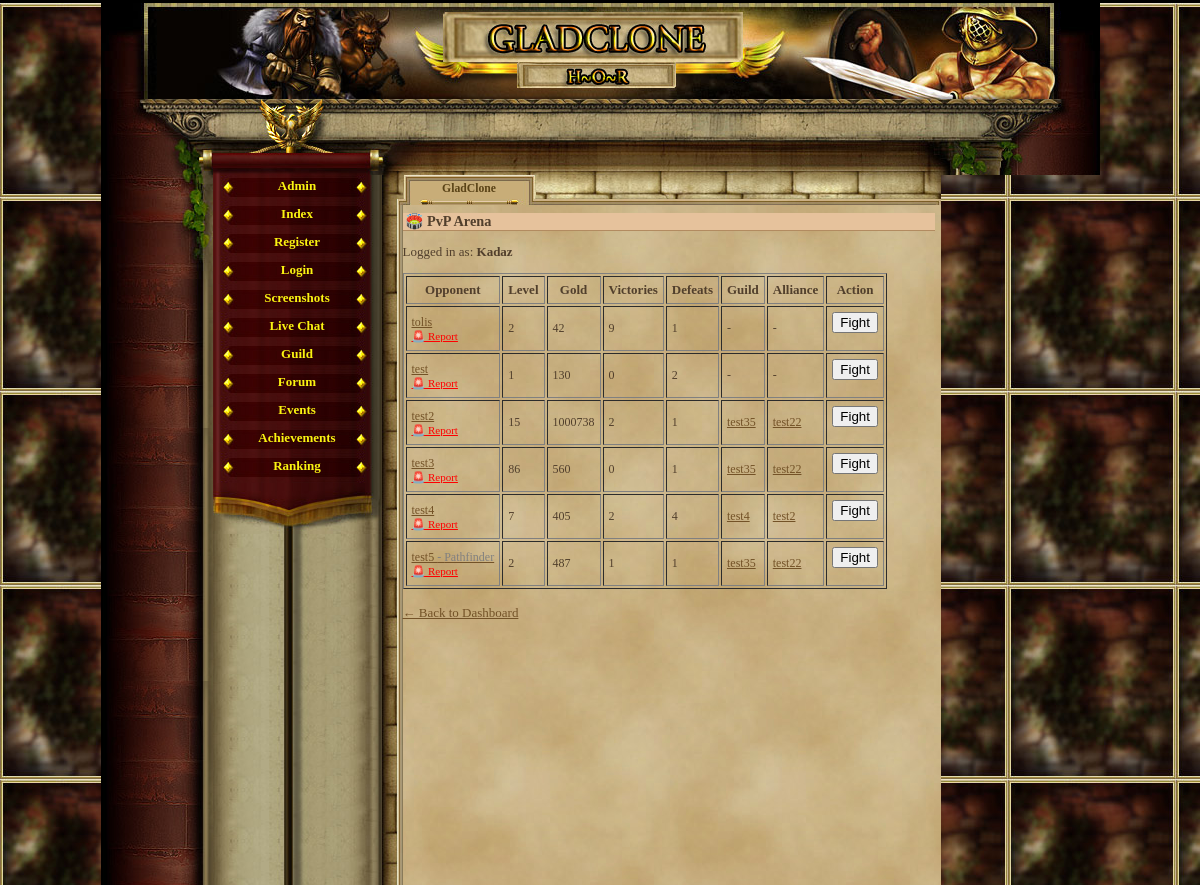
Page /pvp_arena.php (signed in) on the earlier database version.
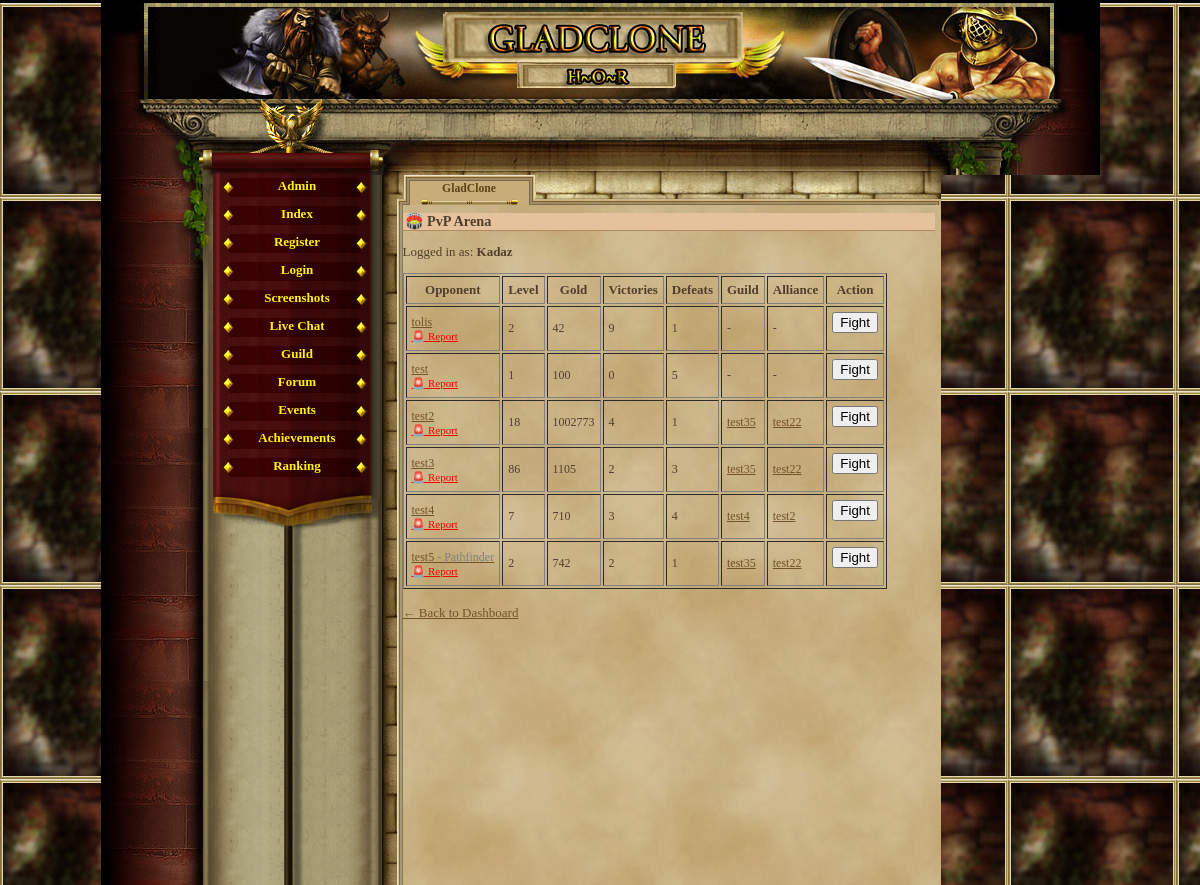
Same page on the later database version.
### tables this page shows
CREATE TABLE `gracze` (
  `id` int(11) NOT NULL AUTO_INCREMENT,
  `gracz` int(11) NOT NULL DEFAULT '0',
  `login` varchar(24) NOT NULL,
  `haslo` varchar(40) NOT NULL,
  `email` varchar(40) NOT NULL,
  `plec` tinyint(4) NOT NULL DEFAULT '0',
  `avatar` tinyint(4) NOT NULL DEFAULT '1',
  `pregunta` text NOT NULL,
  `respuesta` text NOT NULL,
  `rank` int(1) NOT NULL DEFAULT '1',
  `nivel` int(1) NOT NULL DEFAULT '1',
  `exp` int(1) NOT NULL DEFAULT '0',
  `exp_max` int(1) NOT NULL DEFAULT '10',
  `honor` int(1) NOT NULL DEFAULT '0',
  `fama` int(1) NOT NULL DEFAULT '0',
  `victorias` int(1) NOT NULL DEFAULT '0',
  `perdidas` int(1) NOT NULL DEFAULT '0',
  `oro_robado` int(1) NOT NULL DEFAULT '0',
  `oro_perdido` int(1) NOT NULL DEFAULT '0',
  `atak` int(5) NOT NULL DEFAULT '0',
  `obrona` int(3) NOT NULL DEFAULT '0',
  `sila` int(1) NOT NULL DEFAULT '5',
  `sila_i` int(1) NOT NULL DEFAULT '0',
  `sila_max` int(1) NOT NULL DEFAULT '10',
  `zrecznosc` int(1) NOT NULL DEFAULT '5',
  `zrecznosc_i` int(1) NOT NULL DEFAULT '0',
  `zrecznosc_max` int(1) NOT NULL DEFAULT '10',
  `wyrzymalosc` int(1) NOT NULL DEFAULT '5',
  `wyrzymalosc_i` int(1) NOT NULL DEFAULT '0',
  `wyrzymalosc_max` int(1) NOT NULL DEFAULT '10',
  `constitucion` int(1) NOT NULL DEFAULT '5',
  `constitucion_i` int(1) NOT NULL DEFAULT '0',
  `constitucion_max` int(1) NOT NULL DEFAULT '10',
  `carisma` int(1) NOT NULL DEFAULT '5',
  `carisma_i` int(1) NOT NULL DEFAULT '0',
  `carisma_max` int(1) NOT NULL DEFAULT '10',
  `inteligencja` int(1) NOT NULL DEFAULT '5',
  `inteligencja_i` int(1) NOT NULL DEFAULT '0',
  `inteligencja_max` int(1) NOT NULL DEFAULT '10',
  `mdchance` int(1) NOT NULL DEFAULT '0',
  `dhchance` int(1) NOT NULL DEFAULT '0',
  `ctchance` int(1) NOT NULL DEFAULT '0',
  `zycie` int(100) NOT NULL DEFAULT '100',
  `zycie_max` int(100) NOT NULL DEFAULT '100',
  `obrazenia_min` int(1) NOT NULL DEFAULT '0',
  `obrazenia_max` int(3) NOT NULL DEFAULT '2',
  `zloto` int(100) NOT NULL DEFAULT '150',
  `zloto_skarbiec` int(11) NOT NULL,
  `punkty` int(11) NOT NULL,
  `pracuje` int(11) NOT NULL,
  `ostatnia_walka_pvp` int(11) NOT NULL,
  `ostatnia_walka_pvc` int(11) NOT NULL,
  `ostatnio_zregenerowano` int(11) NOT NULL,
  `titulo` varchar(24) NOT NULL DEFAULT 'Newbie',
  `arena_level` int(11) NOT NULL,
  `rubies` int(11) NOT NULL DEFAULT '0',
  `centurion_time` int(11) NOT NULL,
  `reportes` int(1) NOT NULL DEFAULT '0',
  `mensajes` int(1) NOT NULL DEFAULT '0',
  `noticias` int(1) NOT NULL DEFAULT '0',
  `bendicion1_type` int(11) NOT NULL,
  `bendicion1_time` int(11) NOT NULL,
  `bendicion2_type` int(11) NOT NULL,
  `bendicion2_time` int(11) NOT NULL,
  `bendicion3_type` int(11) NOT NULL,
  `bendicion3_time` int(11) NOT NULL,
  `bendicion4_type` int(11) NOT NULL,
  `bendicion4_time` int(11) NOT NULL,
  `ostatnia_aktywnosc` int(11) NOT NULL DEFAULT '0',
  `username_locked` tinyint(1) NOT NULL DEFAULT '0',
  `lock_login` tinyint(1) NOT NULL DEFAULT '0',
  `is_admin` tinyint(1) NOT NULL DEFAULT '0',
  `title` varchar(100) DEFAULT NULL,
  `is_banned` tinyint(1) NOT NULL DEFAULT '0',
  PRIMARY KEY (`id`),
  UNIQUE KEY `login` (`login`)
);

CREATE TABLE `guilds` (
  `id` int(11) NOT NULL AUTO_INCREMENT,
  `name` varchar(50) NOT NULL,
  `tag` varchar(10) NOT NULL,
  `description` text,
  `created_at` datetime DEFAULT CURRENT_TIMESTAMP,
  `flag` varchar(100) DEFAULT NULL,
  PRIMARY KEY (`id`),
  UNIQUE KEY `tag` (`tag`)
);

CREATE TABLE `alliances` (
  `id` int(11) NOT NULL AUTO_INCREMENT,
  `name` varchar(50) NOT NULL,
  `tag` varchar(10) NOT NULL,
  `description` text,
  `created_at` datetime DEFAULT CURRENT_TIMESTAMP,
  `flag` varchar(100) DEFAULT NULL,
  PRIMARY KEY (`id`),
  UNIQUE KEY `tag` (`tag`)
);

### pvp_arena.php (the view, shortened to what this page needs)
<?php
require_once('var/ustawienia.php');
require_once('gora_strony.php');
require_once('menu_l.php');
$player_id = $_SESSION['id'];
$conn->query("UPDATE gracze SET ostatnio_zregenerowano = UNIX_TIMESTAMP() WHERE id = $player_id");
$stmt_self = $conn->prepare("SELECT login FROM gracze WHERE id = ?");
$stmt_self->bind_param("i", $player_id);
$stmt_self->execute();
$stmt_self->bind_result($player_name);
$can_fight = true;
$stmt = $conn->prepare("
    SELECT g.id, g.login, g.title, g.nivel, g.zloto, g.victorias, g.perdidas,
           gu.name AS guild_name, gu.id AS guild_id,
           al.name AS alliance_name, al.id AS alliance_id
    FROM gracze g
    LEFT JOIN guild_members gm ON gm.player_id = g.id
    LEFT JOIN guilds gu ON gu.id = gm.guild_id
    LEFT JOIN alliance_members am ON gu.id = am.guild_id
    LEFT JOIN alliances al ON al.id = am.alliance_id
    WHERE g.id != ?
");
$stmt->bind_param("i", $player_id);
$stmt->execute();
$result = $stmt->get_result();
?>
<h2>🏟️ PvP Arena</h2>
<p>Logged in as: <strong><?= htmlspecialchars($player_name) ?></strong></p>
<table border="1" cellpadding="5">
    <tr>
        <th>Opponent</th>
        <th>Level</th>
        <th>Gold</th>
        <th>Victories</th>
        <th>Defeats</th>
        <th>Guild</th>
        <th>Alliance</th>
        <th>Action</th>
    </tr>
    <?php while ($row = $result->fetch_assoc()): ?>
    <tr>
        <td>
    <a href="player_profile.php?id=<?= $row['id'] ?>">
        <?= htmlspecialchars($row['login']) ?>
        <?php if (!empty($row['title'])): ?>
            <span style="font-size:12px; color:gray;"> - <?= htmlspecialchars($row['title']) ?></span>
        <?php endif; ?>
    </a><br>
    <a href="report_player.php?id=<?= $row['id'] ?>" style="font-size:11px; color:red;">🚨 Report</a>
    </td>
        <td><?= $row['nivel'] ?></td>
        <td><?= $row['zloto'] ?></td>
        <td><?= $row['victorias'] ?></td>
        <td><?= $row['perdidas'] ?></td>
        <td>
            <?php if ($row['guild_name']): ?>
                <a href="guild.php?id=<?= $row['guild_id'] ?>">
                    <?= htmlspecialchars($row['guild_name']) ?>
                </a>
            <?php else: ?>
                <em>-</em>
            <?php endif; ?>
        </td>
        <td>
            <?php if ($row['alliance_name']): ?>
                <a href="alliance_view.php?id=<?= $row['alliance_id'] ?>">
                    <?= htmlspecialchars($row['alliance_name']) ?>
                </a>
            <?php else: ?>
                <em>-</em>
            <?php endif; ?>
        </td>
        <td>
            <?php if ($can_fight): ?>
                <form method="POST" action="pvp_fight.php" onsubmit="return confirm('Fight <?= htmlspecialchars($row['login']) ?>?');">
                    <button type="submit">Fight</button>
                </form>
            <?php else: ?>
                <button disabled>Cooldown</button>
            <?php endif; ?>
        </td>
    </tr>
    <?php endwhile; ?>
</table>
<br><a href="index.php">← Back to Dashboard</a>

Differences in the rows shown:
changed gracze "test": zloto "130" → "100"; perdidas "2" → "5"
changed gracze (number 4 of 7 on the later page): nivel "15" → "18"; zloto "1000738" → "1002773"; victorias "2" → "4"
changed gracze "test3": zloto "560" → "1105"; victorias "0" → "2"; perdidas "1" → "3"
changed gracze "test4": zloto "405" → "710"; victorias "2" → "3"
changed gracze "test5": zloto "487" → "742"; victorias "1" → "2"
